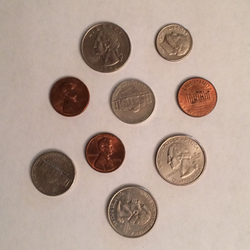
#> input picture CV/Resources/coins.png, 250 x 250 px
$ python getting_and_setting.py --input Resources/coins.png
#> lines starting #> are read from the running program, lines starting #| are printed output that depends on the picture; after the words box and inside, x2 and y2 are one past the last pixel; in counts of white or black regions, pixels touching at a corner belong together
from __future__ import print_function
import argparse
import cv2


ap = argparse.ArgumentParser()
ap.add_argument("-i", "--input", required=True,
                help="Path to the image")
args = vars(ap.parse_args())

image = cv2.imread(args["input"])
#> image is the input picture: shape (250, 250, 3); mean B, G, R 147.7, 159.9, 180.7
cv2.imshow("Orig.", image)

(b, g, r) = image[0, 0]
#> b = 148; g = 159; r = 172
print("Pixel at (0, 0) - Red: {}, Green: {}, Blue: {}".format(r,
                                                              g, b))
#| Pixel at (0, 0) - Red: 172, Green: 159, Blue: 148

image[0, 0] = (0, 255, 0)
#> image: shape (250, 250, 3); under 0.01% of pixels changed, all inside (x1, y1, x2, y2) = (0, 0, 1, 1)
(b, g, r) = image[0, 0]
#> b = 0; g = 255; r = 0
print("Pixel at (0, 0) - Red: {}, Green: {}, Blue: {}".format(r,
                                                              g, b))
#| Pixel at (0, 0) - Red: 0, Green: 255, Blue: 0

corner = image[0:100, 0:100]
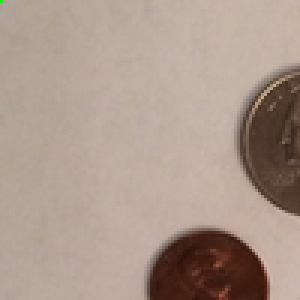
#> corner: shape (100, 100, 3) (shown 3 times larger); mean B, G, R 140.8, 151.9, 170.7
cv2.imshow("Corner", corner)

image[0:100, 0:100] = (0, 255, 0)
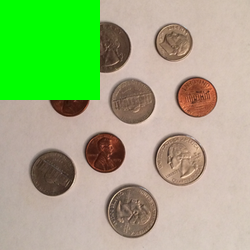
#> image: shape (250, 250, 3); mean B, G, R 125.2, 176.4, 153.4

cv2.imshow("Updated", image)
cv2.waitKey(5000)
